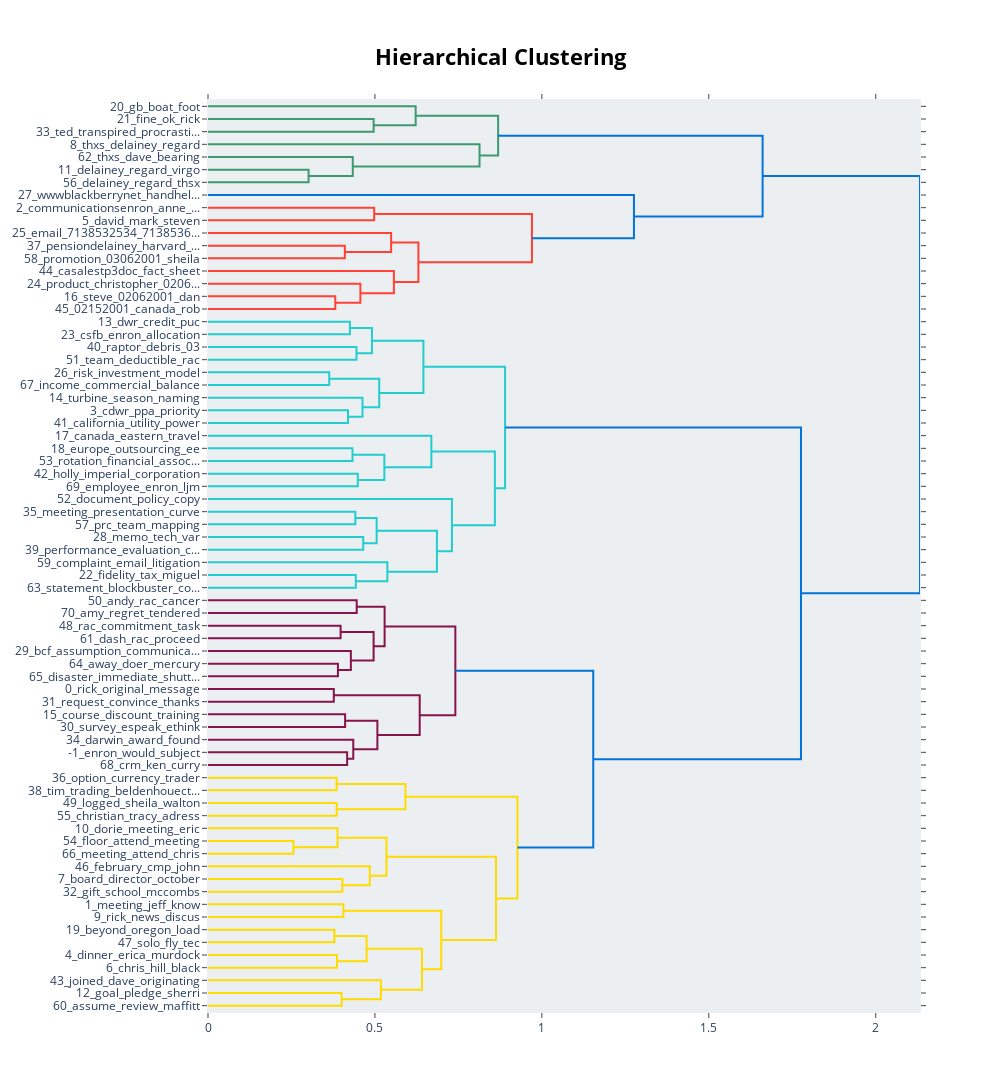

Notebook cell for this chart:
### Code cell
model.topic_tree(topic_model)

### Figure 1 — Plotly figure (JSON) as saved in the notebook; plotly's stock layout.template omitted (floating-point values rounded to 4 significant figures)
{"data": [{"hoverinfo": "text", "marker": {"color": "rgb(61,153,112)"}, "mode": "lines", "type": "scatter", "x": [0, 0.4961, 0.4961, 0], "xaxis": "x", "y": [-15, -15, -25, -25], "yaxis": "y"}, {"hoverinfo": "text", "marker": {"color": "rgb(61,153,112)"}, "mode": "lines", "type": "scatter", "x": [0, 0.622, 0.622, 0.4961], "xaxis": "x", "y": [-5, -5, -20, -20], "yaxis": "y"}, {"hoverinfo": "text", "marker": {"color": "rgb(61,153,112)"}, "mode": "lines", "type": "scatter", "x": [0, 0.3012, 0.3012, 0], "xaxis": "x", "y": [-55, -55, -65, -65], "yaxis": "y"}, {"hoverinfo": "text", "marker": {"color": "rgb(61,153,112)"}, "mode": "lines", "type": "scatter", "x": [0, 0.4337, 0.4337, 0.3012], "xaxis": "x", "y": [-45, -45, -60, -60], "yaxis": "y"}, {"hoverinfo": "text", "marker": {"color": "rgb(61,153,112)"}, "mode": "lines", "type": "scatter", "x": [0, 0.8133, 0.8133, 0.4337], "xaxis": "x", "y": [-35, -35, -52.5, -52.5], "yaxis": "y"}, {"hoverinfo": "text", "marker": {"color": "rgb(61,153,112)"}, "mode": "lines", "type": "scatter", "x": [0.622, 0.869, 0.869, 0.8133], "xaxis": "x", "y": [-12.5, -12.5, -43.75, -43.75], "yaxis": "y"}, {"hoverinfo": "text", "marker": {"color": "rgb(255,65,54)"}, "mode": "lines", "type": "scatter", "x": [0, 0.4978, 0.4978, 0], "xaxis": "x", "y": [-85, -85, -95, -95], "yaxis": "y"}, {"hoverinfo": "text", "marker": {"color": "rgb(255,65,54)"}, "mode": "lines", "type": "scatter", "x": [0, 0.4099, 0.4099, 0], "xaxis": "x", "y": [-115, -115, -125, -125], "yaxis": "y"}, {"hoverinfo": "text", "marker": {"color": "rgb(255,65,54)"}, "mode": "lines", "type": "scatter", "x": [0, 0.5485, 0.5485, 0.4099], "xaxis": "x", "y": [-105, -105, -120, -120], "yaxis": "y"}, {"hoverinfo": "text", "marker": {"color": "rgb(255,65,54)"}, "mode": "lines", "type": "scatter", "x": [0, 0.3812, 0.3812, 0], "xaxis": "x", "y": [-155, -155, -165, -165], "yaxis": "y"}, {"hoverinfo": "text", "marker": {"color": "rgb(255,65,54)"}, "mode": "lines", "type": "scatter", "x": [0, 0.4565, 0.4565, 0.3812], "xaxis": "x", "y": [-145, -145, -160, -160], "yaxis": "y"}, {"hoverinfo": "text", "marker": {"color": "rgb(255,65,54)"}, "mode": "lines", "type": "scatter", "x": [0, 0.5567, 0.5567, 0.4565], "xaxis": "x", "y": [-135, -135, -152.5, -152.5], "yaxis": "y"}, {"hoverinfo": "text", "marker": {"color": "rgb(255,65,54)"}, "mode": "lines", "type": "scatter", "x": [0.5485, 0.6302, 0.6302, 0.5567], "xaxis": "x", "y": [-112.5, -112.5, -143.8, -143.8], "yaxis": "y"}, {"hoverinfo": "text", "marker": {"color": "rgb(255,65,54)"}, "mode": "lines", "type": "scatter", "x": [0.4978, 0.9704, 0.9704, 0.6302], "xaxis": "x", "y": [-90, -90, -128.1, -128.1], "yaxis": "y"}, {"hoverinfo": "text", "marker": {"color": "rgb(0,116,217)"}, "mode": "lines", "type": "scatter", "x": [0, 1.276, 1.276, 0.9704], "xaxis": "x", "y": [-75, -75, -109.1, -109.1], "yaxis": "y"}, {"hoverinfo": "text", "marker": {"color": "rgb(0,116,217)"}, "mode": "lines", "type": "scatter", "x": [0.869, 1.661, 1.661, 1.276], "xaxis": "x", "y": [-28.12, -28.12, -92.03, -92.03], "yaxis": "y"}, {"hoverinfo": "text", "marker": {"color": "rgb(35,205,205)"}, "mode": "lines", "type": "scatter", "x": [0, 0.425, 0.425, 0], "xaxis": "x", "y": [-175, -175, -185, -185], "yaxis": "y"}, {"hoverinfo": "text", "marker": {"color": "rgb(35,205,205)"}, "mode": "lines", "type": "scatter", "x": [0, 0.4447, 0.4447, 0], "xaxis": "x", "y": [-195, -195, -205, -205], "yaxis": "y"}, {"hoverinfo": "text", "marker": {"color": "rgb(35,205,205)"}, "mode": "lines", "type": "scatter", "x": [0.425, 0.4911, 0.4911, 0.4447], "xaxis": "x", "y": [-180, -180, -200, -200], "yaxis": "y"}, {"hoverinfo": "text", "marker": {"color": "rgb(35,205,205)"}, "mode": "lines", "type": "scatter", "x": [0, 0.3632, 0.3632, 0], "xaxis": "x", "y": [-215, -215, -225, -225], "yaxis": "y"}, {"hoverinfo": "text", "marker": {"color": "rgb(35,205,205)"}, "mode": "lines", "type": "scatter", "x": [0, 0.4194, 0.4194, 0], "xaxis": "x", "y": [-245, -245, -255, -255], "yaxis": "y"}, {"hoverinfo": "text", "marker": {"color": "rgb(35,205,205)"}, "mode": "lines", "type": "scatter", "x": [0, 0.4628, 0.4628, 0.4194], "xaxis": "x", "y": [-235, -235, -250, -250], "yaxis": "y"}, {"hoverinfo": "text", "marker": {"color": "rgb(35,205,205)"}, "mode": "lines", "type": "scatter", "x": [0.3632, 0.5129, 0.5129, 0.4628], "xaxis": "x", "y": [-220, -220, -242.5, -242.5], "yaxis": "y"}, {"hoverinfo": "text", "marker": {"color": "rgb(35,205,205)"}, "mode": "lines", "type": "scatter", "x": [0.4911, 0.6453, 0.6453, 0.5129], "xaxis": "x", "y": [-190, -190, -231.2, -231.2], "yaxis": "y"}, {"hoverinfo": "text", "marker": {"color": "rgb(35,205,205)"}, "mode": "lines", "type": "scatter", "x": [0, 0.4328, 0.4328, 0], "xaxis": "x", "y": [-275, -275, -285, -285], "yaxis": "y"}, {"hoverinfo": "text", "marker": {"color": "rgb(35,205,205)"}, "mode": "lines", "type": "scatter", "x": [0, 0.4486, 0.4486, 0], "xaxis": "x", "y": [-295, -295, -305, -305], "yaxis": "y"}, {"hoverinfo": "text", "marker": {"color": "rgb(35,205,205)"}, "mode": "lines", "type": "scatter", "x": [0.4328, 0.5282, 0.5282, 0.4486], "xaxis": "x", "y": [-280, -280, -300, -300], "yaxis": "y"}, {"hoverinfo": "text", "marker": {"color": "rgb(35,205,205)"}, "mode": "lines", "type": "scatter", "x": [0, 0.669, 0.669, 0.5282], "xaxis": "x", "y": [-265, -265, -290, -290], "yaxis": "y"}, {"hoverinfo": "text", "marker": {"color": "rgb(35,205,205)"}, "mode": "lines", "type": "scatter", "x": [0, 0.4413, 0.4413, 0], "xaxis": "x", "y": [-325, -325, -335, -335], "yaxis": "y"}, {"hoverinfo": "text", "marker": {"color": "rgb(35,205,205)"}, "mode": "lines", "type": "scatter", "x": [0, 0.4649, 0.4649, 0], "xaxis": "x", "y": [-345, -345, -355, -355], "yaxis": "y"}, {"hoverinfo": "text", "marker": {"color": "rgb(35,205,205)"}, "mode": "lines", "type": "scatter", "x": [0.4413, 0.5052, 0.5052, 0.4649], "xaxis": "x", "y": [-330, -330, -350, -350], "yaxis": "y"}, {"hoverinfo": "text", "marker": {"color": "rgb(35,205,205)"}, "mode": "lines", "type": "scatter", "x": [0, 0.4426, 0.4426, 0], "xaxis": "x", "y": [-375, -375, -385, -385], "yaxis": "y"}, {"hoverinfo": "text", "marker": {"color": "rgb(35,205,205)"}, "mode": "lines", "type": "scatter", "x": [0, 0.5373, 0.5373, 0.4426], "xaxis": "x", "y": [-365, -365, -380, -380], "yaxis": "y"}, {"hoverinfo": "text", "marker": {"color": "rgb(35,205,205)"}, "mode": "lines", "type": "scatter", "x": [0.5052, 0.6857, 0.6857, 0.5373], "xaxis": "x", "y": [-340, -340, -372.5, -372.5], "yaxis": "y"}, {"hoverinfo": "text", "marker": {"color": "rgb(35,205,205)"}, "mode": "lines", "type": "scatter", "x": [0, 0.7306, 0.7306, 0.6857], "xaxis": "x", "y": [-315, -315, -356.2, -356.2], "yaxis": "y"}, {"hoverinfo": "text", "marker": {"color": "rgb(35,205,205)"}, "mode": "lines", "type": "scatter", "x": [0.669, 0.8592, 0.8592, 0.7306], "xaxis": "x", "y": [-277.5, -277.5, -335.6, -335.6], "yaxis": "y"}, {"hoverinfo": "text", "marker": {"color": "rgb(35,205,205)"}, "mode": "lines", "type": "scatter", "x": [0.6453, 0.8898, 0.8898, 0.8592], "xaxis": "x", "y": [-210.6, -210.6, -306.6, -306.6], "yaxis": "y"}, {"hoverinfo": "text", "marker": {"color": "rgb(133,20,75)"}, "mode": "lines", "type": "scatter", "x": [0, 0.4454, 0.4454, 0], "xaxis": "x", "y": [-395, -395, -405, -405], "yaxis": "y"}, {"hoverinfo": "text", "marker": {"color": "rgb(133,20,75)"}, "mode": "lines", "type": "scatter", "x": [0, 0.3972, 0.3972, 0], "xaxis": "x", "y": [-415, -415, -425, -425], "yaxis": "y"}, {"hoverinfo": "text", "marker": {"color": "rgb(133,20,75)"}, "mode": "lines", "type": "scatter", "x": [0, 0.3892, 0.3892, 0], "xaxis": "x", "y": [-445, -445, -455, -455], "yaxis": "y"}, {"hoverinfo": "text", "marker": {"color": "rgb(133,20,75)"}, "mode": "lines", "type": "scatter", "x": [0, 0.4279, 0.4279, 0.3892], "xaxis": "x", "y": [-435, -435, -450, -450], "yaxis": "y"}, {"hoverinfo": "text", "marker": {"color": "rgb(133,20,75)"}, "mode": "lines", "type": "scatter", "x": [0.3972, 0.496, 0.496, 0.4279], "xaxis": "x", "y": [-420, -420, -442.5, -442.5], "yaxis": "y"}, {"hoverinfo": "text", "marker": {"color": "rgb(133,20,75)"}, "mode": "lines", "type": "scatter", "x": [0.4454, 0.529, 0.529, 0.496], "xaxis": "x", "y": [-400, -400, -431.2, -431.2], "yaxis": "y"}, {"hoverinfo": "text", "marker": {"color": "rgb(133,20,75)"}, "mode": "lines", "type": "scatter", "x": [0, 0.3768, 0.3768, 0], "xaxis": "x", "y": [-465, -465, -475, -475], "yaxis": "y"}, {"hoverinfo": "text", "marker": {"color": "rgb(133,20,75)"}, "mode": "lines", "type": "scatter", "x": [0, 0.4107, 0.4107, 0], "xaxis": "x", "y": [-485, -485, -495, -495], "yaxis": "y"}, {"hoverinfo": "text", "marker": {"color": "rgb(133,20,75)"}, "mode": "lines", "type": "scatter", "x": [0, 0.4168, 0.4168, 0], "xaxis": "x", "y": [-515, -515, -525, -525], "yaxis": "y"}, {"hoverinfo": "text", "marker": {"color": "rgb(133,20,75)"}, "mode": "lines", "type": "scatter", "x": [0, 0.4351, 0.4351, 0.4168], "xaxis": "x", "y": [-505, -505, -520, -520], "yaxis": "y"}, {"hoverinfo": "text", "marker": {"color": "rgb(133,20,75)"}, "mode": "lines", "type": "scatter", "x": [0.4107, 0.5073, 0.5073, 0.4351], "xaxis": "x", "y": [-490, -490, -512.5, -512.5], "yaxis": "y"}, {"hoverinfo": "text", "marker": {"color": "rgb(133,20,75)"}, "mode": "lines", "type": "scatter", "x": [0.3768, 0.6341, 0.6341, 0.5073], "xaxis": "x", "y": [-470, -470, -501.2, -501.2], "yaxis": "y"}, {"hoverinfo": "text", "marker": {"color": "rgb(133,20,75)"}, "mode": "lines", "type": "scatter", "x": [0.529, 0.7408, 0.7408, 0.6341], "xaxis": "x", "y": [-415.6, -415.6, -485.6, -485.6], "yaxis": "y"}, {"hoverinfo": "text", "marker": {"color": "rgb(255,220,0)"}, "mode": "lines", "type": "scatter", "x": [0, 0.385, 0.385, 0], "xaxis": "x", "y": [-535, -535, -545, -545], "yaxis": "y"}, {"hoverinfo": "text", "marker": {"color": "rgb(255,220,0)"}, "mode": "lines", "type": "scatter", "x": [0, 0.3855, 0.3855, 0], "xaxis": "x", "y": [-555, -555, -565, -565], "yaxis": "y"}, {"hoverinfo": "text", "marker": {"color": "rgb(255,220,0)"}, "mode": "lines", "type": "scatter", "x": [0.385, 0.5915, 0.5915, 0.3855], "xaxis": "x", "y": [-540, -540, -560, -560], "yaxis": "y"}, {"hoverinfo": "text", "marker": {"color": "rgb(255,220,0)"}, "mode": "lines", "type": "scatter", "x": [0, 0.2559, 0.2559, 0], "xaxis": "x", "y": [-585, -585, -595, -595], "yaxis": "y"}, {"hoverinfo": "text", "marker": {"color": "rgb(255,220,0)"}, "mode": "lines", "type": "scatter", "x": [0, 0.388, 0.388, 0.2559], "xaxis": "x", "y": [-575, -575, -590, -590], "yaxis": "y"}, {"hoverinfo": "text", "marker": {"color": "rgb(255,220,0)"}, "mode": "lines", "type": "scatter", "x": [0, 0.4024, 0.4024, 0], "xaxis": "x", "y": [-615, -615, -625, -625], "yaxis": "y"}, {"hoverinfo": "text", "marker": {"color": "rgb(255,220,0)"}, "mode": "lines", "type": "scatter", "x": [0, 0.4846, 0.4846, 0.4024], "xaxis": "x", "y": [-605, -605, -620, -620], "yaxis": "y"}, {"hoverinfo": "text", "marker": {"color": "rgb(255,220,0)"}, "mode": "lines", "type": "scatter", "x": [0.388, 0.5344, 0.5344, 0.4846], "xaxis": "x", "y": [-582.5, -582.5, -612.5, -612.5], "yaxis": "y"}, {"hoverinfo": "text", "marker": {"color": "rgb(255,220,0)"}, "mode": "lines", "type": "scatter", "x": [0, 0.4055, 0.4055, 0], "xaxis": "x", "y": [-635, -635, -645, -645], "yaxis": "y"}, {"hoverinfo": "text", "marker": {"color": "rgb(255,220,0)"}, "mode": "lines", "type": "scatter", "x": [0, 0.3785, 0.3785, 0], "xaxis": "x", "y": [-655, -655, -665, -665], "yaxis": "y"}, {"hoverinfo": "text", "marker": {"color": "rgb(255,220,0)"}, "mode": "lines", "type": "scatter", "x": [0, 0.3863, 0.3863, 0], "xaxis": "x", "y": [-675, -675, -685, -685], "yaxis": "y"}, {"hoverinfo": "text", "marker": {"color": "rgb(255,220,0)"}, "mode": "lines", "type": "scatter", "x": [0.3785, 0.475, 0.475, 0.3863], "xaxis": "x", "y": [-660, -660, -680, -680], "yaxis": "y"}, {"hoverinfo": "text", "marker": {"color": "rgb(255,220,0)"}, "mode": "lines", "type": "scatter", "x": [0, 0.4002, 0.4002, 0], "xaxis": "x", "y": [-705, -705, -715, -715], "yaxis": "y"}, {"hoverinfo": "text", "marker": {"color": "rgb(255,220,0)"}, "mode": "lines", "type": "scatter", "x": [0, 0.5178, 0.5178, 0.4002], "xaxis": "x", "y": [-695, -695, -710, -710], "yaxis": "y"}, {"hoverinfo": "text", "marker": {"color": "rgb(255,220,0)"}, "mode": "lines", "type": "scatter", "x": [0.475, 0.6409, 0.6409, 0.5178], "xaxis": "x", "y": [-670, -670, -702.5, -702.5], "yaxis": "y"}, {"hoverinfo": "text", "marker": {"color": "rgb(255,220,0)"}, "mode": "lines", "type": "scatter", "x": [0.4055, 0.6987, 0.6987, 0.6409], "xaxis": "x", "y": [-640, -640, -686.2, -686.2], "yaxis": "y"}, {"hoverinfo": "text", "marker": {"color": "rgb(255,220,0)"}, "mode": "lines", "type": "scatter", "x": [0.5344, 0.8627, 0.8627, 0.6987], "xaxis": "x", "y": [-597.5, -597.5, -663.1, -663.1], "yaxis": "y"}, {"hoverinfo": "text", "marker": {"color": "rgb(255,220,0)"}, "mode": "lines", "type": "scatter", "x": [0.5915, 0.927, 0.927, 0.8627], "xaxis": "x", "y": [-550, -550, -630.3, -630.3], "yaxis": "y"}, {"hoverinfo": "text", "marker": {"color": "rgb(0,116,217)"}, "mode": "lines", "type": "scatter", "x": [0.7408, 1.154, 1.154, 0.927], "xaxis": "x", "y": [-450.6, -450.6, -590.2, -590.2], "yaxis": "y"}, {"hoverinfo": "text", "marker": {"color": "rgb(0,116,217)"}, "mode": "lines", "type": "scatter", "x": [0.8898, 1.776, 1.776, 1.154], "xaxis": "x", "y": [-258.6, -258.6, -520.4, -520.4], "yaxis": "y"}, {"hoverinfo": "text", "marker": {"color": "rgb(0,116,217)"}, "mode": "lines", "type": "scatter", "x": [1.661, 2.133, 2.133, 1.776], "xaxis": "x", "y": [-60.08, -60.08, -389.5, -389.5], "yaxis": "y"}], "layout": {"autosize": false, "height": 1280, "hoverlabel": {"bgcolor": "white", "font": {"family": "Rockwell", "size": 16}}, "hovermode": "closest", "plot_bgcolor": "#ECEFF1", "showlegend": false, "title": {"font": {"color": "Black", "size": 22}, "text": "<b>Hierarchical Clustering", "x": 0.5, "xanchor": "center", "yanchor": "top"}, "width": 1000, "xaxis": {"mirror": "allticks", "rangemode": "tozero", "showgrid": false, "showline": true, "showticklabels": true, "ticks": "outside", "type": "linear", "zeroline": false}, "yaxis": {"mirror": "allticks", "range": [-720, 0], "rangemode": "tozero", "showgrid": false, "showline": true, "showticklabels": true, "tickmode": "array", "ticks": "outside", "ticktext": ["20_gb_boat_foot", "21_fine_ok_rick", "33_ted_transpired_procrasti...", "8_thxs_delainey_regard", "62_thxs_dave_bearing", "11_delainey_regard_virgo", "56_delainey_regard_thsx", "27_wwwblackberrynet_handhel...", "2_communicationsenron_anne_...", "5_david_mark_steven", "25_email_7138532534_7138536...", "37_pensiondelainey_harvard_...", "58_promotion_03062001_sheila", "44_casalestp3doc_fact_sheet", "24_product_christopher_0206...", "16_steve_02062001_dan", "45_02152001_canada_rob", "13_dwr_credit_puc", "23_csfb_enron_allocation", "40_raptor_debris_03", "51_team_deductible_rac", "26_risk_investment_model", "67_income_commercial_balance", "14_turbine_season_naming", "3_cdwr_ppa_priority", "41_california_utility_power", "17_canada_eastern_travel", "18_europe_outsourcing_ee", "53_rotation_financial_assoc...", "42_holly_imperial_corporation", "69_employee_enron_ljm", "52_document_policy_copy", "35_meeting_presentation_curve", "57_prc_team_mapping", "28_memo_tech_var", "39_performance_evaluation_c...", "59_complaint_email_litigation", "22_fidelity_tax_miguel", "63_statement_blockbuster_co...", "50_andy_rac_cancer", "70_amy_regret_tendered", "48_rac_commitment_task", "61_dash_rac_proceed", "29_bcf_assumption_communica...", "64_away_doer_mercury", "65_disaster_immediate_shutt...", "0_rick_original_message", "31_request_convince_thanks", "15_course_discount_training", "30_survey_espeak_ethink", "34_darwin_award_found", "-1_enron_would_subject", "68_crm_ken_curry", "36_option_currency_trader", "38_tim_trading_beldenhouect...", "49_logged_sheila_walton", "55_christian_tracy_adress", "10_dorie_meeting_eric", "54_floor_attend_meeting", "66_meeting_attend_chris", "46_february_cmp_john", "7_board_director_october", "32_gift_school_mccombs", "1_meeting_jeff_know", "9_rick_news_discus", "19_beyond_oregon_load", "47_solo_fly_tec", "4_dinner_erica_murdock", "6_chris_hill_black", "43_joined_dave_originating", "12_goal_pledge_sherri", "60_assume_review_maffitt"], "tickvals": [-5, -15, -25, -35, -45, -55, -65, -75, -85, -95, -105, -115, -125, -135, -145, -155, -165, -175, -185, -195, -205, -215, -225, -235, -245, -255, -265, -275, -285, -295, -305, -315, -325, -335, -345, -355, -365, -375, -385, -395, -405, -415, -425, -435, -445, -455, -465, -475, -485, -495, -505, -515, -525, -535, -545, -555, -565, -575, -585, -595, -605, -615, -625, -635, -645, -655, -665, -675, -685, -695, -705, -715], "type": "linear", "zeroline": false}}}
